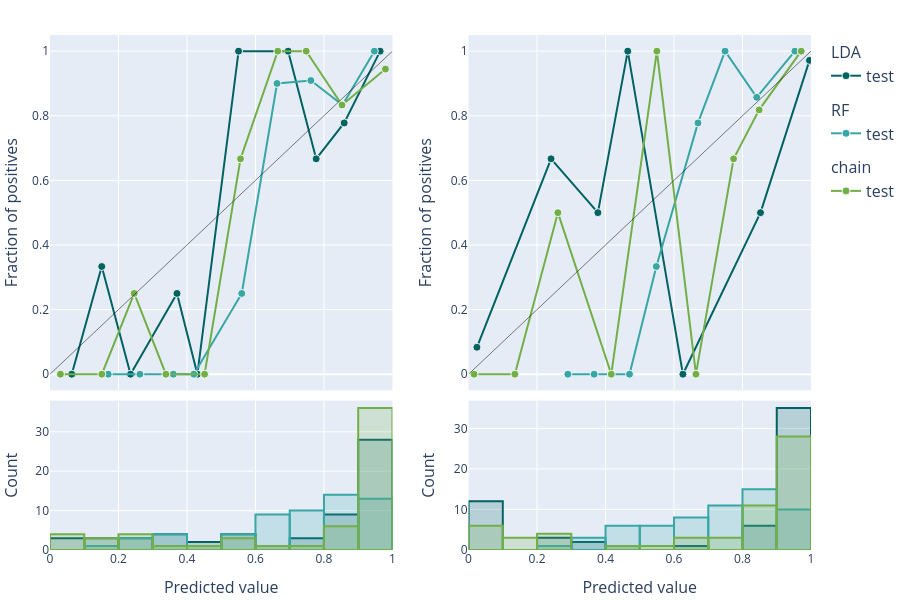

Notebook source saved alongside this figure:
### Code cell
with experionml.canvas(figsize=(900, 600)):
    experionml.plot_calibration(target=0)
    experionml.plot_calibration(target=1)

### Figure 1 — Plotly figure (JSON) as saved in the notebook; plotly's stock layout.template omitted (floating-point values rounded to 4 significant figures)
{"data": [{"hovertemplate": "(%{x}, %{y})<extra>LDA - test</extra>", "legendgroup": "LDA", "legendgrouptitle": {"font": {"size": 16}, "text": "LDA"}, "line": {"color": "rgb(0, 98, 98)", "dash": "solid", "width": 2}, "marker": {"color": "rgb(0, 98, 98)", "line": {"color": "rgba(255, 255, 255, 0.9)", "width": 1}, "size": 8, "symbol": "circle"}, "mode": "lines+markers", "name": "test", "showlegend": true, "type": "scatter", "x": [0.06349, 0.1511, 0.2352, 0.3708, 0.4305, 0.5507, 0.6954, 0.7772, 0.8591, 0.9641], "xaxis": "x2", "y": [0.0, 0.3333, 0.0, 0.25, 0.0, 1.0, 1.0, 0.6667, 0.7778, 1.0], "yaxis": "y"}, {"legendgroup": "LDA", "marker": {"color": "rgba(0, 98, 98, 0.2)", "line": {"color": "rgb(0, 98, 98)", "width": 2}}, "name": "LDA", "showlegend": false, "type": "histogram", "x": [0.9527, 0.9708, 0.9798, 0.2376, 0.9282, 0.8104, 0.8945, 0.01575, 0.1285, 0.9513, 0.9589, 0.9766, 0.9944, 0.6954, 0.988, 0.9995, 0.2529, 0.9679, 0.9174, 0.9587, 0.7757, 0.5163, 0.7567, 0.9581, 0.4576, 0.9999, 0.09648, 0.9516, 0.7992, 0.9303, 0.8432, 0.8363, 0.9881, 0.9817, 0.1767, 0.5626, 0.3674, 0.2151, 0.4033, 0.9427, 0.9219, 0.973, 0.8605, 0.8676, 0.3961, 0.8737, 0.5589, 0.565, 0.9298, 0.3276, 0.3921, 0.1481, 0.8983, 0.9623, 0.9935, 0.9898, 0.998, 0.07824, 0.929, 0.8471], "xaxis": "x2", "xbins": {"end": 1, "size": 0.1, "start": 0}, "yaxis": "y2"}, {"hovertemplate": "(%{x}, %{y})<extra>RF - test</extra>", "legendgroup": "RF", "legendgrouptitle": {"font": {"size": 16}, "text": "RF"}, "line": {"color": "rgb(56, 166, 165)", "dash": "solid", "width": 2}, "marker": {"color": "rgb(56, 166, 165)", "line": {"color": "rgba(255, 255, 255, 0.9)", "width": 1}, "size": 8, "symbol": "circle"}, "mode": "lines+markers", "name": "test", "showlegend": true, "type": "scatter", "x": [0.17, 0.2625, 0.36, 0.42, 0.56, 0.663, 0.7618, 0.8542, 0.9471], "xaxis": "x2", "y": [0.0, 0.0, 0.0, 0.0, 0.25, 0.9, 0.9091, 0.8333, 1.0], "yaxis": "y"}, {"legendgroup": "RF", "marker": {"color": "rgba(56, 166, 165, 0.2)", "line": {"color": "rgb(56, 166, 165)", "width": 2}}, "name": "RF", "showlegend": false, "type": "histogram", "x": [0.82, 0.92, 0.72, 0.42, 0.89, 0.78, 0.66, 0.22, 0.55, 0.91, 0.76, 0.93, 0.93, 0.85, 0.83, 0.96, 0.61, 0.87, 0.95, 0.94, 0.68, 0.66, 0.8, 0.78, 0.56, 1.0, 0.17, 0.85, 0.89, 0.94, 0.62, 0.74, 0.68, 0.87, 0.35, 0.69, 0.3, 0.58, 0.55, 0.97, 0.83, 0.94, 0.85, 0.74, 0.65, 0.84, 0.73, 0.68, 0.86, 0.26, 0.39, 0.27, 0.76, 0.92, 0.96, 0.7, 0.99, 0.34, 0.77, 0.8], "xaxis": "x2", "xbins": {"end": 1, "size": 0.1, "start": 0}, "yaxis": "y2"}, {"hovertemplate": "(%{x}, %{y})<extra>chain - test</extra>", "legendgroup": "chain", "legendgrouptitle": {"font": {"size": 16}, "text": "chain"}, "line": {"color": "rgb(115, 175, 72)", "dash": "solid", "width": 2}, "marker": {"color": "rgb(115, 175, 72)", "line": {"color": "rgba(255, 255, 255, 0.9)", "width": 1}, "size": 8, "symbol": "circle"}, "mode": "lines+markers", "name": "test", "showlegend": true, "type": "scatter", "x": [0.03049, 0.1514, 0.2459, 0.3384, 0.4514, 0.5563, 0.6651, 0.7481, 0.8527, 0.9796], "xaxis": "x2", "y": [0.0, 0.0, 0.25, 0.0, 0.0, 0.6667, 1.0, 1.0, 0.8333, 0.9444], "yaxis": "y"}, {"legendgroup": "chain", "marker": {"color": "rgba(115, 175, 72, 0.2)", "line": {"color": "rgb(115, 175, 72)", "width": 2}}, "name": "chain", "showlegend": false, "type": "histogram", "x": [0.953, 0.995, 0.9958, 0.1828, 0.9701, 0.9803, 0.9489, 0.01076, 0.2699, 0.9918, 0.9736, 0.9929, 0.9998, 0.9226, 0.9992, 1.0, 0.2454, 0.9944, 0.9724, 0.9818, 0.7481, 0.8244, 0.9455, 0.9969, 0.5729, 1.0, 0.008116, 0.9967, 0.8771, 0.9803, 0.8827, 0.8456, 0.9985, 0.9973, 0.2617, 0.6651, 0.06906, 0.2066, 0.4514, 0.9839, 0.9926, 0.9937, 0.9156, 0.9602, 0.5797, 0.8768, 0.8095, 0.5163, 0.9722, 0.1577, 0.3384, 0.03402, 0.9643, 0.9673, 0.9994, 0.9944, 0.9999, 0.1136, 0.972, 0.9617], "xaxis": "x2", "xbins": {"end": 1, "size": 0.1, "start": 0}, "yaxis": "y2"}, {"hovertemplate": "(%{x}, %{y})<extra>LDA - test</extra>", "legendgroup": "LDA", "legendgrouptitle": {"font": {"size": 16}, "text": "LDA"}, "line": {"color": "rgb(0, 98, 98)", "dash": "solid", "width": 2}, "marker": {"color": "rgb(0, 98, 98)", "line": {"color": "rgba(255, 255, 255, 0.9)", "width": 1}, "size": 8, "symbol": "circle"}, "mode": "lines+markers", "name": "test", "showlegend": false, "type": "scatter", "x": [0.02441, 0.2409, 0.3777, 0.4649, 0.6259, 0.8526, 0.9956], "xaxis": "x4", "y": [0.08333, 0.6667, 0.5, 1.0, 0.0, 0.5, 0.9714], "yaxis": "y3"}, {"legendgroup": "LDA", "marker": {"color": "rgba(0, 98, 98, 0.2)", "line": {"color": "rgb(0, 98, 98)", "width": 2}}, "name": "LDA", "showlegend": false, "type": "histogram", "x": [0.8332, 0.9839, 0.9825, 0.08694, 0.9921, 0.9998, 0.9997, 0.9997, 0.4649, 0.9997, 0.3561, 0.9785, 6.762e-05, 0.9996, 0.002683, 0.006883, 0.08535, 0.9853, 0.999, 0.02186, 1.0, 0.9966, 0.9895, 0.9825, 0.8995, 0.0489, 1.0, 0.004014, 0.3992, 0.9993, 0.9994, 0.8562, 0.8314, 0.2092, 3.148e-05, 0.9974, 0.9982, 0.036, 0.0002103, 0.9765, 0.8517, 0.2911, 1.0, 0.9993, 0.2224, 0.9999, 0.9987, 0.9996, 0.9996, 0.9996, 0.9986, 0.9998, 0.9983, 0.9997, 0.8434, 0.9999, 0.6259, 5.353e-07, 0.9956, 0.9979], "xaxis": "x4", "xbins": {"end": 1, "size": 0.1, "start": 0}, "yaxis": "y4"}, {"hovertemplate": "(%{x}, %{y})<extra>RF - test</extra>", "legendgroup": "RF", "legendgrouptitle": {"font": {"size": 16}, "text": "RF"}, "line": {"color": "rgb(56, 166, 165)", "dash": "solid", "width": 2}, "marker": {"color": "rgb(56, 166, 165)", "line": {"color": "rgba(255, 255, 255, 0.9)", "width": 1}, "size": 8, "symbol": "circle"}, "mode": "lines+markers", "name": "test", "showlegend": false, "type": "scatter", "x": [0.29, 0.3667, 0.47, 0.5483, 0.67, 0.7491, 0.8414, 0.953], "xaxis": "x4", "y": [0.0, 0.0, 0.0, 0.3333, 0.7778, 1.0, 0.8571, 1.0], "yaxis": "y3"}, {"legendgroup": "RF", "marker": {"color": "rgba(56, 166, 165, 0.2)", "line": {"color": "rgb(56, 166, 165)", "width": 2}}, "name": "RF", "showlegend": false, "type": "histogram", "x": [0.55, 0.83, 0.66, 0.55, 0.74, 0.84, 0.92, 0.82, 0.74, 0.92, 0.59, 0.74, 0.29, 0.89, 0.52, 0.35, 0.77, 0.74, 0.75, 0.54, 0.8, 0.68, 0.85, 0.63, 0.92, 0.39, 0.97, 0.46, 0.82, 0.98, 0.69, 0.67, 0.54, 0.67, 0.42, 0.73, 0.98, 0.7, 0.49, 0.82, 0.65, 0.49, 0.86, 0.81, 0.72, 0.92, 0.81, 0.68, 0.82, 0.99, 0.98, 0.95, 0.75, 0.89, 0.47, 0.86, 0.49, 0.36, 0.76, 0.86], "xaxis": "x4", "xbins": {"end": 1, "size": 0.1, "start": 0}, "yaxis": "y4"}, {"hovertemplate": "(%{x}, %{y})<extra>chain - test</extra>", "legendgroup": "chain", "legendgrouptitle": {"font": {"size": 16}, "text": "chain"}, "line": {"color": "rgb(115, 175, 72)", "dash": "solid", "width": 2}, "marker": {"color": "rgb(115, 175, 72)", "line": {"color": "rgba(255, 255, 255, 0.9)", "width": 1}, "size": 8, "symbol": "circle"}, "mode": "lines+markers", "name": "test", "showlegend": false, "type": "scatter", "x": [0.01612, 0.1352, 0.2609, 0.4168, 0.5499, 0.664, 0.7739, 0.8486, 0.9714], "xaxis": "x4", "y": [0.0, 0.0, 0.5, 0.0, 1.0, 0.0, 0.6667, 0.8182, 1.0], "yaxis": "y3"}, {"legendgroup": "chain", "marker": {"color": "rgba(115, 175, 72, 0.2)", "line": {"color": "rgb(115, 175, 72)", "width": 2}}, "name": "chain", "showlegend": false, "type": "histogram", "x": [0.2162, 0.8561, 0.8405, 0.8553, 0.9205, 0.9679, 0.9323, 0.9998, 0.9119, 0.9908, 0.2967, 0.8383, 0.0023, 0.9635, 0.005263, 0.2797, 0.8358, 0.7763, 0.9771, 0.02342, 0.9954, 0.853, 0.7944, 0.9741, 0.9961, 0.7511, 0.9999, 0.01172, 0.1471, 0.9803, 0.9444, 0.4168, 0.8266, 0.2509, 0.05366, 0.8282, 0.9995, 0.6454, 0.105, 0.8623, 0.5499, 0.1534, 0.9972, 0.9737, 0.9363, 0.9956, 0.8417, 0.8969, 0.9805, 0.9998, 0.9997, 0.9999, 0.9326, 0.9804, 0.6763, 0.9984, 0.6702, 0.0003361, 0.9194, 0.9329], "xaxis": "x4", "xbins": {"end": 1, "size": 0.1, "start": 0}, "yaxis": "y4"}], "layout": {"barmode": "overlay", "font": {"size": 12}, "height": 600, "hoverlabel": {"font": {"size": 16}}, "legend": {"bgcolor": "rgba(255, 255, 255, 0.5)", "font": {"size": 16}, "groupclick": "togglegroup", "traceorder": "grouped"}, "margin": {"b": 50, "l": 50, "pad": 0, "r": 0, "t": 35}, "shapes": [{"line": {"color": "black", "width": 1}, "opacity": 0.5, "type": "line", "x0": 0.0, "x1": 1.0, "xref": "x2", "y0": 0.0, "y1": 1.0, "yref": "y"}, {"line": {"color": "black", "width": 1}, "opacity": 0.5, "type": "line", "x0": 0.0, "x1": 1.0, "xref": "x4", "y0": 0.0, "y1": 1.0, "yref": "y3"}], "showlegend": true, "title": {"font": {"size": 24}, "pad": {"b": 15, "t": 15}, "x": 0.5, "xanchor": "center", "xref": "paper", "y": 1, "yanchor": "top"}, "width": 900, "xaxis": {"anchor": "y", "automargin": true, "domain": [0.0, 0.45], "title": {"font": {"size": 16}}}, "xaxis2": {"anchor": "y2", "automargin": true, "domain": [0.0, 0.45], "range": [0, 1], "showgrid": true, "title": {"font": {"size": 16}, "text": "Predicted value"}}, "xaxis3": {"anchor": "y3", "automargin": true, "domain": [0.55, 1.0], "title": {"font": {"size": 16}}}, "xaxis4": {"anchor": "y4", "automargin": true, "domain": [0.55, 1.0], "range": [0, 1], "showgrid": true, "title": {"font": {"size": 16}, "text": "Predicted value"}}, "yaxis": {"anchor": "x2", "automargin": true, "domain": [0.31, 1.0], "range": [-0.05, 1.05], "title": {"font": {"size": 16}, "text": "Fraction of positives"}}, "yaxis2": {"anchor": "x2", "automargin": true, "domain": [0.0, 0.29], "title": {"font": {"size": 16}, "text": "Count"}}, "yaxis3": {"anchor": "x4", "automargin": true, "domain": [0.31, 1.0], "range": [-0.05, 1.05], "title": {"font": {"size": 16}, "text": "Fraction of positives"}}, "yaxis4": {"anchor": "x4", "automargin": true, "domain": [0.0, 0.29], "title": {"font": {"size": 16}, "text": "Count"}}}}
